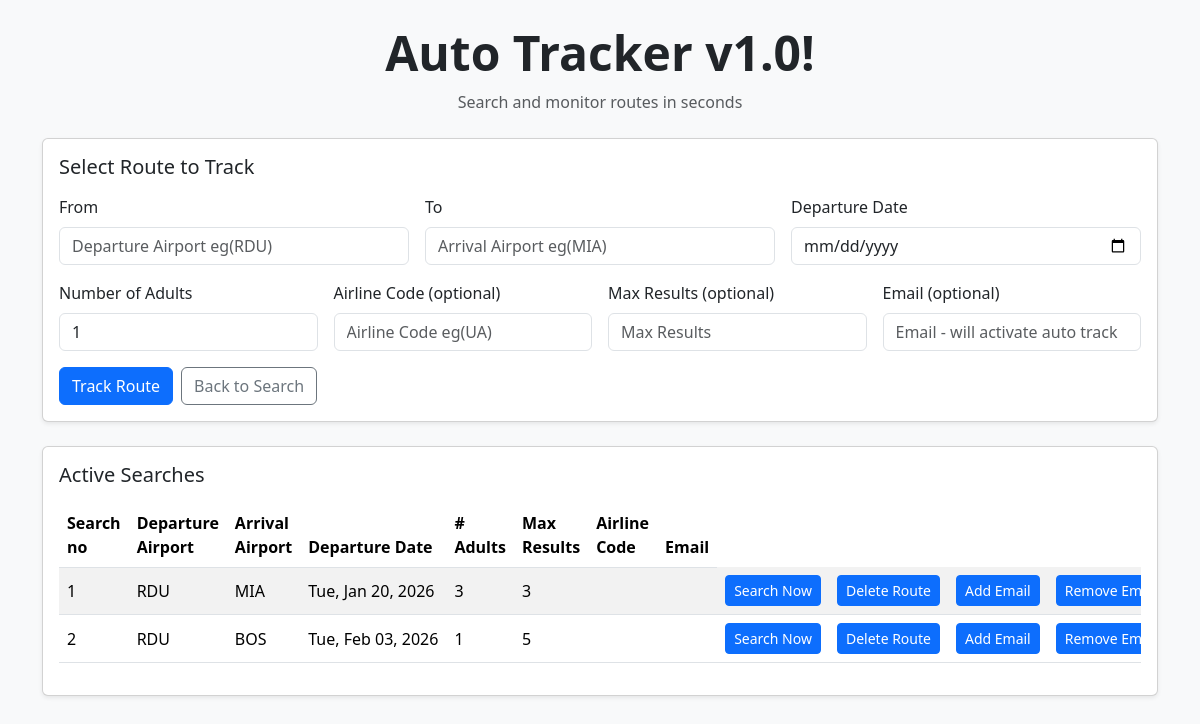
Before: /autotrack with the older database file.
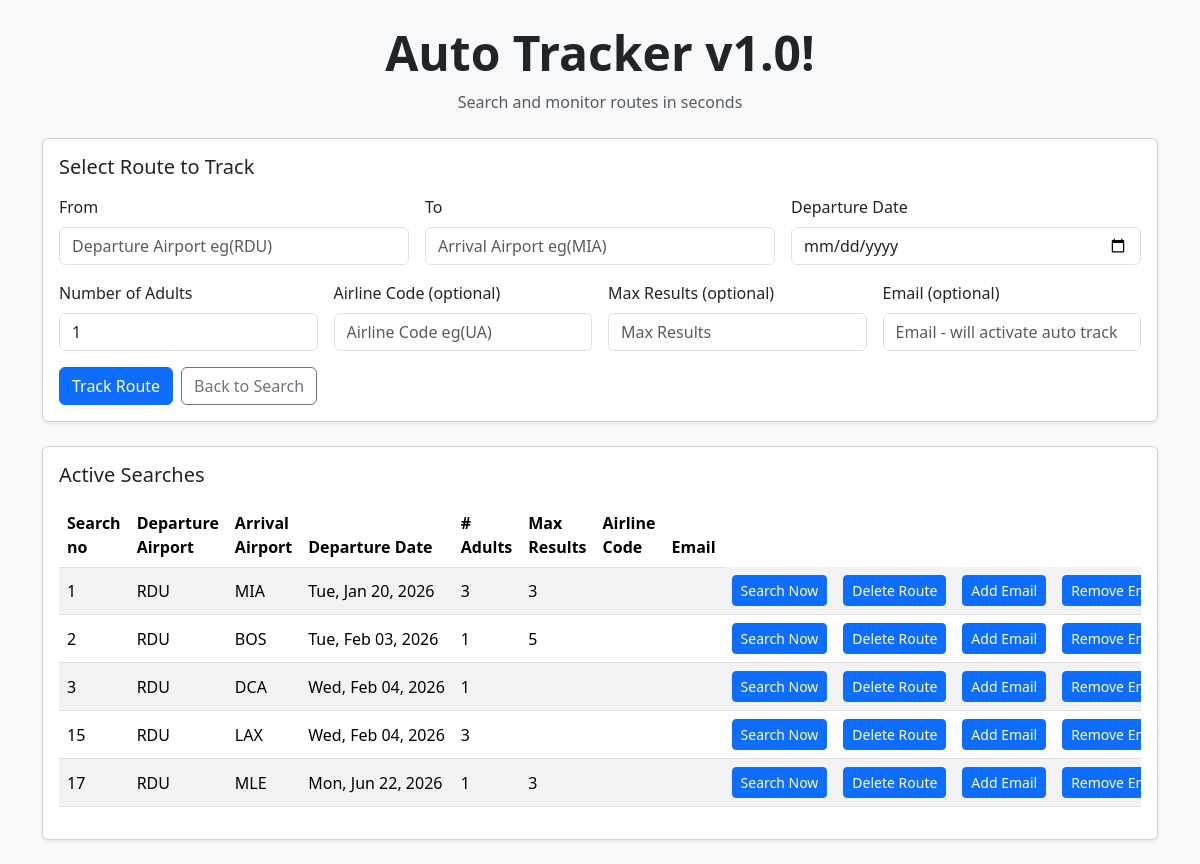
After: the same page with the newer database file.
### tables this page shows
CREATE TABLE searches (id INTEGER PRIMARY KEY AUTOINCREMENT NOT NULL, origin TEXT NOT NULL, destination TEXT NOT NULL, date DATE NOT NULL, adults INTEGER, results INTEGER, airline TEXT);

### app.py (the view)
@app.route('/autotrack', methods=['GET', 'POST'])
def autotrack():
    if request.method == 'POST':
        origin = request.form.get('origin').upper()
        destination = request.form.get('destination').upper()
        departure_date = request.form.get('departure_date')
        adults = int(request.form.get('adults', 1))
        airline_code = request.form.get('airline_code')
        max_results = request.form.get('max_results')
        email = request.form.get('email')
        db = get_db()
        cur = db.cursor()
        cur.execute("INSERT INTO searches (origin, destination, date, adults, results, airline, email) VALUES (?, ?, ?, ?, ?, ?, ?)",
                    (origin, destination, departure_date, adults, max_results, airline_code, email))
        db.commit()
        return redirect('/autotrack')
    else:
        db = get_db()
        cur = db.cursor()
        cur.execute("SELECT * FROM searches")
        tracked_table = []
        for row in cur.fetchall():
            row_dict = dict(row)
            dt = datetime.fromisoformat(row_dict.get("date"))
            row_dict["date"] = dt.strftime("%a, %b %d, %Y")
            tracked_table.append(row_dict)
        return render_template('autotrack.html', tracked_table=tracked_table)

### app.py (called while the page is built)
def get_db():
    if 'db' not in g:
        DB_PATH.parent.mkdir(parents=True, exist_ok=True)
        conn = sqlite3.connect(str(DB_PATH))
        conn.row_factory = sqlite3.Row
        g.db = conn
    return g.db

### templates/autotrack.html (shortened to what this page needs)
<!DOCTYPE html>
<html lang="en">
    <head>
        <link href="https://cdn.jsdelivr.net/npm/bootstrap@5.3.8/dist/css/bootstrap.min.css" rel="stylesheet">
        <link rel="stylesheet" href="/static/styles.css">
    </head>
    <body class="bg-light">
        <div class="container py-4">
            <header class="text-center mb-4">
                <h1 class="display-5 fw-semibold">Auto Tracker v1.0!</h1>
                <p class="text-muted mb-0">Search and monitor routes in seconds</p>
            </header>
            <div class="card shadow-sm mb-4">
                <div class="card-body">
                    <h2 class="h5 mb-3">Select Route to Track</h2>
                    <form action="/autotrack" method="post" class="row g-3">
                        <div class="col-md-4">
                            <label for="bookFlightOriginInput" class="form-label">From</label>
                            <input class="form-control" autocomplete="off" autofocus name="origin" placeholder="Departure Airport eg(RDU)" id="bookFlightOriginInput" type="text">
                        </div>
                        <div class="col-md-4">
                            <label for="bookFlightDestinationInput" class="form-label">To</label>
                            <input class="form-control" autocomplete="off" name="destination" placeholder="Arrival Airport eg(MIA)" id="bookFlightDestinationInput" type="text">
                        </div>
                        <div class="col-md-4">
                            <label for="bookFlightDepartureDateInput" class="form-label">Departure Date</label>
                            <input class="form-control" autocomplete="off" name="departure_date" placeholder="Departure Date eg(2026-01-19)" id="bookFlightDepartureDateInput" type="date">
                        </div>
                        <div class="col-md-3">
                            <label for="bookFlightAdultsInput" class="form-label">Number of Adults</label>
                            <input class="form-control" autocomplete="off" name="adults" placeholder="Number of Adults eg(1)" id="bookFlightAdultsInput" type="number" value="1" min="1">
                        </div>
                        <div class="col-md-3">
                            <label for="bookFlightAirlineCodeInput" class="form-label">Airline Code (optional)</label>
                            <input class="form-control" autocomplete="off" name="airline_code" placeholder="Airline Code eg(UA)" id="bookFlightAirlineCodeInput" type="text">
                        </div>
                        <div class="col-md-3">
                            <label for="bookFlightMaxResultsInput" class="form-label">Max Results (optional)</label>
                            <input class="form-control" autocomplete="off" name="max_results" placeholder="Max Results" id="bookFlightMaxResultsInput" type="number">
                        </div>
                        <div class="col-md-3">
                            <label for="bookFlightEmailInput" class="form-label">Email (optional)</label>
                            <input class="form-control" autocomplete="off" name="email" placeholder="Email - will activate auto track" id="bookFlightEmailInput" type="text">
                        </div>
                        <div class="col-12 d-flex gap-2">
                            <button class="btn btn-primary" type="submit">Track Route</button>
                            <a class="btn btn-outline-secondary" href="/">Back to Search</a>
                        </div>
                    </form>
                </div>
            </div>
            <div class="card shadow-sm">
                <div class="card-body">
                    <h2 class="h5 mb-3">Active Searches</h2>
                    <div class="table-responsive">
                        <table class="table table-striped table-hover align-middle">
                            <thead>
                                <tr>
                                    <th>Search no</th>
                                    <th>Departure Airport</th>
                                    <th>Arrival Airport</th>
                                    <th>Departure Date</th>
                                    <th># Adults</th>
                                    <th>Max Results</th>
                                    <th>Airline Code</th>
                                    <th>Email</th>
                                </tr>
                            </thead>
                            <tbody>
                                {% for search in tracked_table %}
                                <tr>
                                    <td>{{ search.id }}</td>
                                    <td>{{ search.origin }}</td>
                                    <td>{{ search.destination }}</td>
                                    <td class="text-nowrap">{{ search.date }}</td>
                                    <td>{{ search.adults }}</td>
                                    <td>{{ search.results }}</td>
                                    <td>{{ search.airline }}</td>
                                    <td>{{ search.email }}</td>
                                    <td class="button_column">
                                        <form action="/check/{{ search.id }}" method="post">
                                            <button class="btn btn-sm btn-primary w-100 text-nowrap" type="submit">Search Now</button>
                                        </form>
                                    </td>
                                    <td class="button_column">
                                        <form action="/delete/{{ search.id }}" method="post">
                                            <button class="btn btn-sm btn-primary w-100 text-nowrap" type="submit">Delete Route</button>
                                        </form>
                                    </td>
                                    <td class="button_column">
                                        <form action="/add_email/{{ search.id }}" method="post" class="add-email-form">
                                            <button class="btn btn-sm btn-primary w-100 text-nowrap" type="submit">Add Email</button>
                                        </form>
                                    </td>
                                    <td class="button_column">
                                        <form action="/remove_email/{{ search.id }}" method="post">
                                            <button class="btn btn-sm btn-primary w-100 text-nowrap" type="submit">Remove Email</button>
                                        </form>
                                    </td>
                                </tr>
                                {% endfor %}
                            </tbody>
                        </table>
                    </div>
                </div>
            </div>
        </div>
    </body>
</html>

Changed rows visible on the page:
added searches: id "3", origin "RDU", destination "DCA", date "Wed, Feb 04, 2026", adults "1"
added searches: id "15", origin "RDU", destination "LAX", date "Wed, Feb 04, 2026", adults "3"
added searches: id "17", origin "RDU", destination "MLE", date "Mon, Jun 22, 2026", adults "1", results "3"
